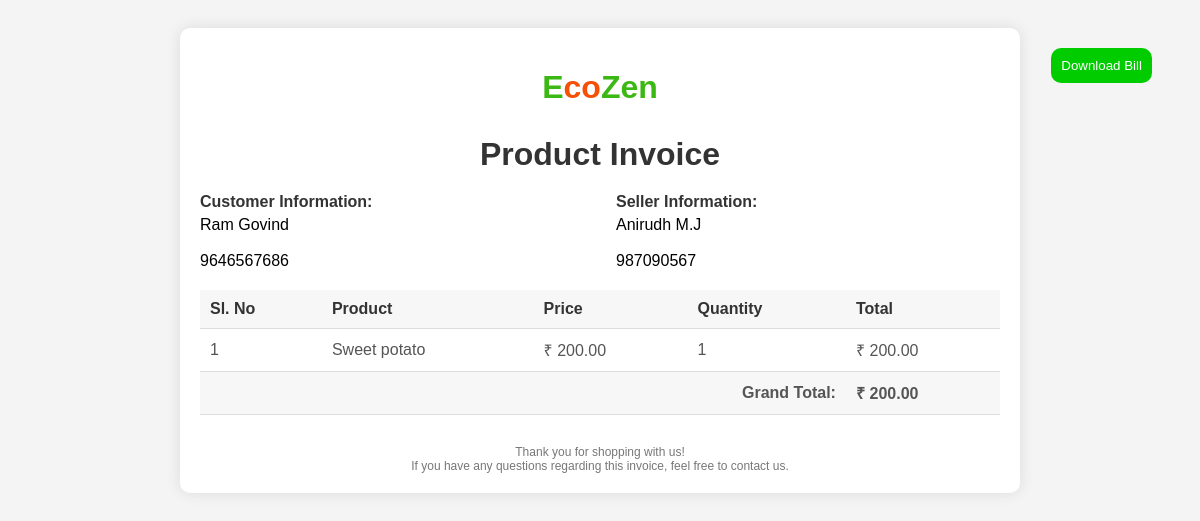
Page /Project/User/Bill.php?cid=73 (signed in) on the committed database.
### tables this page shows
CREATE TABLE `tbl_cart` (
  `cart_id` int(11) NOT NULL,
  `product_id` int(11) NOT NULL,
  `booking_id` int(11) NOT NULL,
  `cart_qty` int(11) NOT NULL DEFAULT 1,
  `cart_status` int(11) NOT NULL DEFAULT 0
);

CREATE TABLE `tbl_user` (
  `user_id` int(11) NOT NULL,
  `user_name` varchar(150) NOT NULL,
  `user_gender` varchar(60) NOT NULL,
  `user_contact` varchar(60) NOT NULL,
  `user_email` varchar(60) NOT NULL,
  `user_password` varchar(60) NOT NULL,
  `user_image` varchar(60) NOT NULL,
  `user_proof` varchar(60) NOT NULL,
  `place_id` int(11) NOT NULL,
  `user_address` varchar(1000) NOT NULL
);

CREATE TABLE `tbl_seller` (
  `seller_id` int(11) NOT NULL,
  `seller_name` varchar(60) NOT NULL,
  `seller_contact` varchar(60) NOT NULL,
  `seller_email` varchar(100) NOT NULL,
  `seller_proof` varchar(60) NOT NULL,
  `seller_status` int(11) NOT NULL DEFAULT 0,
  `place_id` int(11) NOT NULL,
  `seller_gender` varchar(60) NOT NULL,
  `seller_image` varchar(60) NOT NULL,
  `seller_password` varchar(60) NOT NULL,
  `seller_address` varchar(1000) NOT NULL
);

CREATE TABLE `tbl_product` (
  `product_id` int(11) NOT NULL,
  `product_name` varchar(60) NOT NULL,
  `product_price` int(11) NOT NULL,
  `product_details` varchar(60) NOT NULL,
  `subcategory_id` int(11) NOT NULL,
  `product_image` varchar(100) NOT NULL,
  `seller_id` int(11) NOT NULL
);

### Project/User/Bill.php (the view, shortened to what this page needs)
<?php
include("../Assets/Connection/Connection.php");
$selQry = "select * from tbl_cart c
inner join tbl_product p on c.product_id = p.product_id
inner join tbl_booking b on c.booking_id = b.booking_id
inner join tbl_seller s on s.seller_id=p.seller_id
inner join tbl_user u on u.user_id=b.user_id
WHERE cart_id = ".$_GET['cid'];
$result = $con->query($selQry);
$data = $result->fetch_assoc();
?>
<!DOCTYPE html>
<html lang="en">
<head>
</head>
<body>
<button id="cmd" onClick="printDiv('content')" style="float:right;color:#FFF;background:#0C0;border:none;margin:20px;padding:10px;border-radius:10px" >Download Bill</button>
<div id="content">
    <div id="invoice">
        <div id="logo">
        <h1 class="fw-bold text-primary m-0">E<span class="text-secondary">co</span>Zen</h1>
        </div>
        <h1>Product Invoice</h1>
        <div class="customer-info info-section">
            <div class="info-header">Customer Information:</div>
            <?php echo $data['user_name'] ?><br>
            <?php echo $data['user_address'] ?><br>
            <?php echo $data['user_contact'] ?>
        </div>
        <div class="seller-info info-section" style="float:right;">
            <div class="info-header">Seller Information:</div>
            <?php echo $data['seller_name'] ?><br>
            <?php echo $data['seller_address'] ?><br>
            <?php echo $data['seller_contact'] ?>
        </div>
        <table>
            <thead>
                <tr>
                    <th>Sl. No</th>
                    <th>Product</th>
                    <th>Price</th>
                    <th>Quantity</th>
                    <th>Total</th>
                </tr>
            </thead>
            <tbody>
                <tr>
                    <td>1</td>
                    <td><?php echo $data['product_name'] ?></td>
                    <td>&#8377; <?php echo number_format($data['product_price'], 2) ?></td>
                    <td><?php echo $data['cart_qty'] ?></td>
                    <td>&#8377; <?php echo number_format($data['cart_qty'] * $data['product_price'], 2) ?></td>
                </tr>
            </tbody>
            <tfoot>
                <tr class="total-row">
                    <td colspan="4" style="text-align: right;">Grand Total:</td>
                    <td>&#8377; <?php echo number_format($data['cart_qty'] * $data['product_price'], 2) ?></td>
                </tr>
            </tfoot>
        </table>
        <div class="footer">
            Thank you for shopping with us!<br>
            If you have any questions regarding this invoice, feel free to contact us.
        </div>
    </div>
    </div>
</body>
</html>

### Project/User/Bill.php (style rules this page uses)
body { font-family: Arial, sans-serif; background-color: #f4f4f4; padding: 20px; }
#invoice { max-width: 800px; margin: auto; background-color: #fff; padding: 20px; border-radius: 10px; box-shadow: 0 0 15px rgba(0, 0, 0, 0.1); }
h1 { text-align: center; margin-bottom: 20px; color: #333; }
table { width: 100%; border-collapse: collapse; margin-bottom: 20px; }
table th, table td { padding: 10px; text-align: left; border-bottom: 1px solid #ddd; }
table th { background-color: #f7f7f7; color: #333; }
table td { color: #555; }
.total-row td { font-weight: bold; background-color: #f7f7f7; }
.customer-info, .seller-info { margin-bottom: 20px; }
.info-header { font-weight: bold; margin-bottom: 5px; color: #333; }
.info-section { width: 48%; display: inline-block; vertical-align: top; }
.footer { text-align: center; font-size: 12px; color: #777; margin-top: 30px; }
#logo { width: 100%; text-align: center; margin-bottom: 30px; }
.text-primary { color:#3CB815 !important }
.text-secondary { color: #F65005 !important; }

### rows in the picture
tbl_cart: tbl_user.user_name "Ram Govind", tbl_user.user_contact "9646567686", tbl_seller.seller_name "Anirudh M.J", tbl_seller.seller_contact "987090567", product.product_name "Sweet potato", product.product_price "200.00", cart_qty "1", $data['cart_qty']*$data['product_price'] "200.00"
